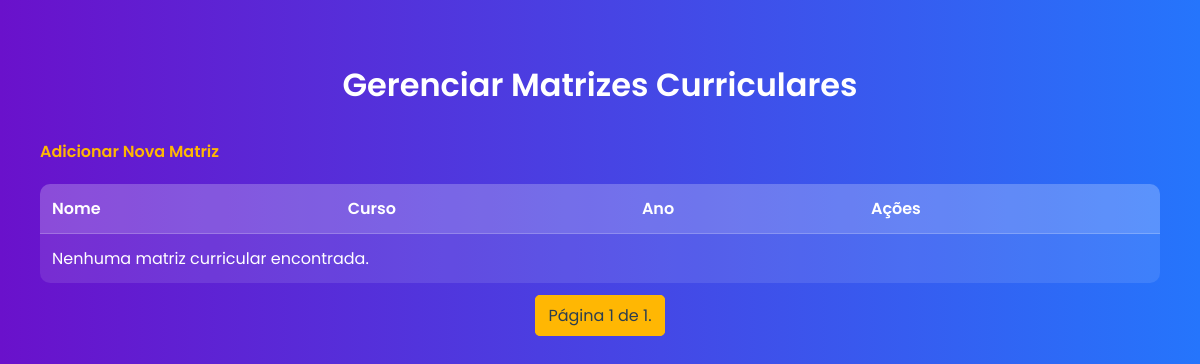
Page /matrizes/ (signed in) on the earlier database version.
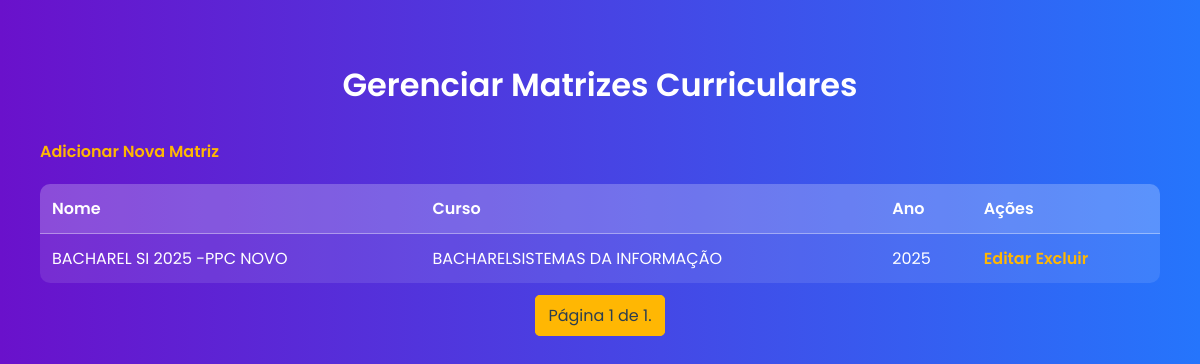
Same page on the later database version.
### core/models.py (models this page shows, shortened)
class MatrizCurricular(models.Model):
    nome = models.CharField(max_length=45)
    curso = models.CharField(max_length=100)
    ch_total = models.IntegerField()
    estagio = models.IntegerField(null=True, blank=True)
    acc = models.IntegerField()
    ano_referencia = models.IntegerField()
    usuario = models.ForeignKey(Usuario, on_delete=models.CASCADE)
    class Meta:
        db_table = 'MATRIZ_CURRICULAR'

### core/views.py (the view)
# urls.py: path('matrizes/', views.listar_matrizes, name='listar_matrizes'),
@login_required
def listar_matrizes(request):
    matrizes_list = MatrizCurricular.objects.all().order_by('-ano_referencia')
    paginator = Paginator(matrizes_list, 10)
    page = request.GET.get('page')
    try:
        matrizes = paginator.page(page)
    except PageNotAnInteger:
        matrizes = paginator.page(1)
    except EmptyPage:
        matrizes = paginator.page(paginator.num_pages)
    return render(request, 'core/listar_matrizes.html', {'matrizes': matrizes})

### core/templates/core/listar_matrizes.html (shortened to what this page needs)
<!DOCTYPE html>
<html lang="pt-br">
<head>
</head>
<body>
    <h1>Gerenciar Matrizes Curriculares</h1>
    <a href="{% url 'adicionar_matriz' %}">Adicionar Nova Matriz</a>
    <table>
        <thead>
            <tr>
                <th>Nome</th>
                <th>Curso</th>
                <th>Ano</th>
                <th>Ações</th>
            </tr>
        </thead>
        <tbody>
            {% for matriz in matrizes %}
            <tr>
                <td>{{ matriz.nome }}</td>
                <td>{{ matriz.curso }}</td>
                <td>{{ matriz.ano_referencia }}</td>
                <td>
                    <a href="{% url 'editar_matriz' matriz.pk %}">Editar</a>
                    <a href="{% url 'excluir_matriz' matriz.pk %}">Excluir</a>
                </td>
            </tr>
            {% empty %}
            <tr>
                <td colspan="4">Nenhuma matriz curricular encontrada.</td>
            </tr>
            {% endfor %}
        </tbody>
    </table>
    <div class="pagination">
        <span class="step-links">
            <span class="current">
                Página {{ matrizes.number }} de {{ matrizes.paginator.num_pages }}.
            </span>
        </span>
    </div>
</body>
</html>

### core/templates/core/listar_matrizes.html (style rules this page uses)
:root { --primary-color-dark: #6a11cb; --primary-color-light: #2575fc; --accent-color: #ffb703; --accent-color-hover: #fb8500; --text-color: #fff; --container-bg: rgba(255, 255, 255, 0.1); }
body { font-family: 'Poppins', sans-serif; background: linear-gradient(to right, var(--primary-color-dark), var(--primary-color-light)); color: var(--text-color); margin: 0; padding: 40px; min-height: 100vh; box-sizing: border-box; }
h1, h2 { text-align: center; font-weight: 600; margin-bottom: 30px; }
a { color: var(--accent-color); text-decoration: none; font-weight: 600; transition: color 0.3s ease; }
table { width: 100%; border-collapse: collapse; margin-top: 20px; background-color: rgba(255, 255, 255, 0.1); border-radius: 10px; overflow: hidden; }
th, td { padding: 12px; text-align: left; border-bottom: 1px solid rgba(255, 255, 255, 0.2); }
th { font-weight: 600; background-color: rgba(255, 255, 255, 0.15); }
tr:last-child td { border-bottom: none; }
.pagination { display: flex; justify-content: center; margin-top: 20px; gap: 10px; }
.pagination a, .pagination .current { padding: 8px 12px; border: 1px solid var(--accent-color); border-radius: 5px; color: var(--accent-color); transition: all 0.3s ease; }
.pagination .current { background-color: var(--accent-color); color: #2c3e50; cursor: default; }

Differences in the rows shown:
added MatrizCurricular: nome "BACHAREL SI 2025 -PPC NOVO", curso "BACHARELSISTEMAS DA INFORMAÇÃO", ano_referencia "2025"
Other differences:
text no longer shown: "Nenhuma matriz curricular encontrada."
